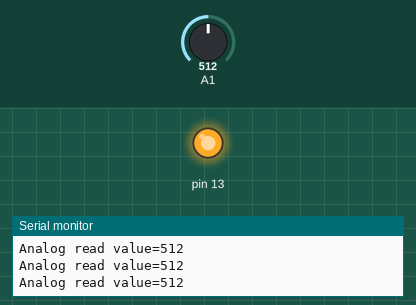
Simulated run of this sketch. Board: Arduino Uno, built with avr-gcc and run on an emulated ATmega328P. Parts: output pins drawn as LEDs (lit = HIGH), the last lines printed to the serial monitor. The inputs (shaded band) are chosen by the test bench; at power-on: A1 = 512.

Above: at 1.2 s.
1.3 s: A1 set to 738
2.8 s: A1 set to 765
At 3.8 s:
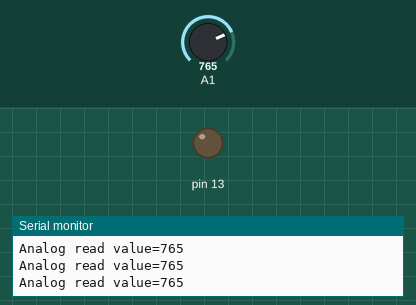
4.3 s: A1 set to 740
At 5.2 s:
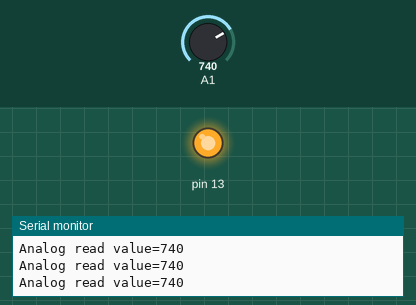
7.3 s: A1 set to 760
At 8.3 s:
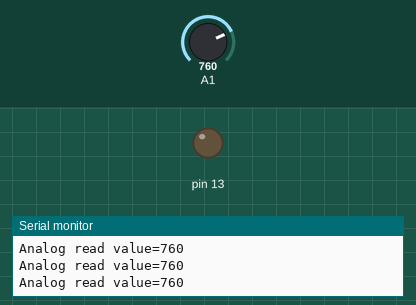
Timing chart, 0 to 10.3 s (numbered marks = the images above; inputs shaded):
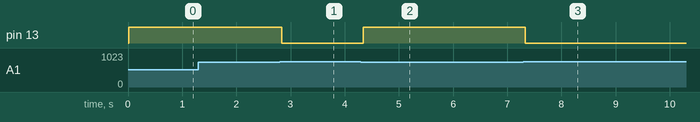

The sketch:

LDR_CONTROL.ino
```cpp
int LDR=0;
void setup() {
 Serial.begin(9600);
 pinMode(A1,INPUT);
 pinMode(13,OUTPUT);


}

void loop() {
LDR=analogRead(A1);
Serial.print("Analog read value=");
Serial.println(LDR);
delay(10);
{
if
  (LDR<=750)
  {
   digitalWrite(13,HIGH);
  }
else{
  digitalWrite(13,LOW);
}
}
}
```

Measured:
- the behaviour switches between 750 and 751 on A1 (found by bisection; images 0 and 1)
- after the input at 2.8 s, pin 13: HIGH → LOW at once
- after the input at 4.3 s, pin 13: LOW → HIGH at once
- after the input at 7.3 s, pin 13: HIGH → LOW at once
